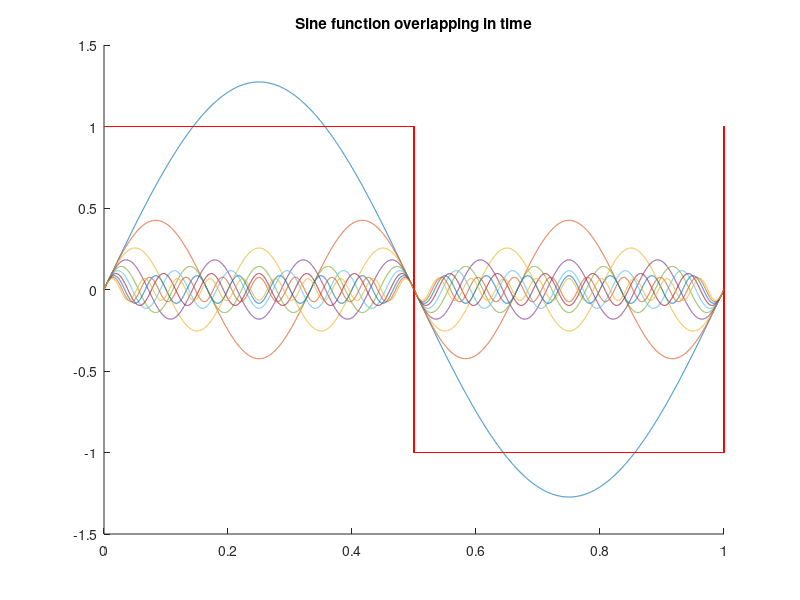

Write MATLAB code to recreate this figure.
%draw 10 odd functions in a single blank
%single component in Fourier series
x = 0 : 0.0001 : 1;               %generate a x-axis, range0~1(the image will be rough if I set a bigger distance)
for k = 1 : 2 : (2*10-1)          %generate 10 different odd numbers start from 1,3,5,.....17,19
    y =(4 / pi) * sin(2*pi.*x*k)/k;%the sine formula
    sq = square(2*pi*x);          %draw the square image
    hold on;
    plot(x, y), axis([0 1 -1.5 1.5]);
    plot(x, sq, 'r');
    hold off;
    title  'Sine function overlapping in time';
end                               %using a for loop to generate 10 functions below in 10 times
%the 10 different image can be shown in this way:
%(4/pi)*(1/1)sin(2*pi*x*1)
%(4/pi)*(1/3)sin(2*pi*x*3)
%(4/pi)*(1/5)sin(2*pi*x*5)
%(4/pi)*(1/7)sin(2*pi*x*7)
%(4/pi)*(1/9)sin(2*pi*x*9)
%(4/pi)*(1/11)sin(2*pi*x*11)
%(4/pi)*(1/13)sin(2*pi*x*13)
%(4/pi)*(1/15)sin(2*pi*x*15)
%(4/pi)*(1/17)sin(2*pi*x*17)
%(4/pi)*(1/19)sin(2*pi*x*19)